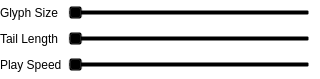
<?xml version="1.0" encoding="UTF-8"?>
<ui version="4.0">
 <class>TripAnimationConfig</class>
 <widget class="QWidget" name="TripAnimationConfig">
  <property name="geometry">
   <rect>
    <x>0</x>
    <y>0</y>
    <width>320</width>
    <height>79</height>
   </rect>
  </property>
  <property name="windowTitle">
   <string>Form</string>
  </property>
  <property name="styleSheet">
   <string notr="true">background: transparent;</string>
  </property>
  <layout class="QGridLayout" name="gridLayout">
   <property name="leftMargin">
    <number>0</number>
   </property>
   <property name="topMargin">
    <number>0</number>
   </property>
   <property name="rightMargin">
    <number>10</number>
   </property>
   <property name="bottomMargin">
    <number>0</number>
   </property>
   <item row="2" column="0">
    <widget class="QLabel" name="label_3">
     <property name="text">
      <string>Play Speed</string>
     </property>
    </widget>
   </item>
   <item row="0" column="0">
    <widget class="QLabel" name="label">
     <property name="text">
      <string>Glyph Size</string>
     </property>
    </widget>
   </item>
   <item row="1" column="0">
    <widget class="QLabel" name="label_2">
     <property name="text">
      <string>Tail Length</string>
     </property>
    </widget>
   </item>
   <item row="0" column="1">
    <widget class="QSlider" name="glyphSizeSlider">
     <property name="maximum">
      <number>40</number>
     </property>
     <property name="orientation">
      <enum>Qt::Horizontal</enum>
     </property>
    </widget>
   </item>
   <item row="1" column="1">
    <widget class="QSlider" name="trailingPeriodSlider">
     <property name="minimum">
      <number>1</number>
     </property>
     <property name="maximum">
      <number>1000</number>
     </property>
     <property name="orientation">
      <enum>Qt::Horizontal</enum>
     </property>
    </widget>
   </item>
   <item row="2" column="1">
    <widget class="QSlider" name="speedSlider">
     <property name="minimum">
      <number>1</number>
     </property>
     <property name="maximum">
      <number>30</number>
     </property>
     <property name="orientation">
      <enum>Qt::Horizontal</enum>
     </property>
    </widget>
   </item>
  </layout>
 </widget>
 <resources/>
 <connections/>
</ui>
